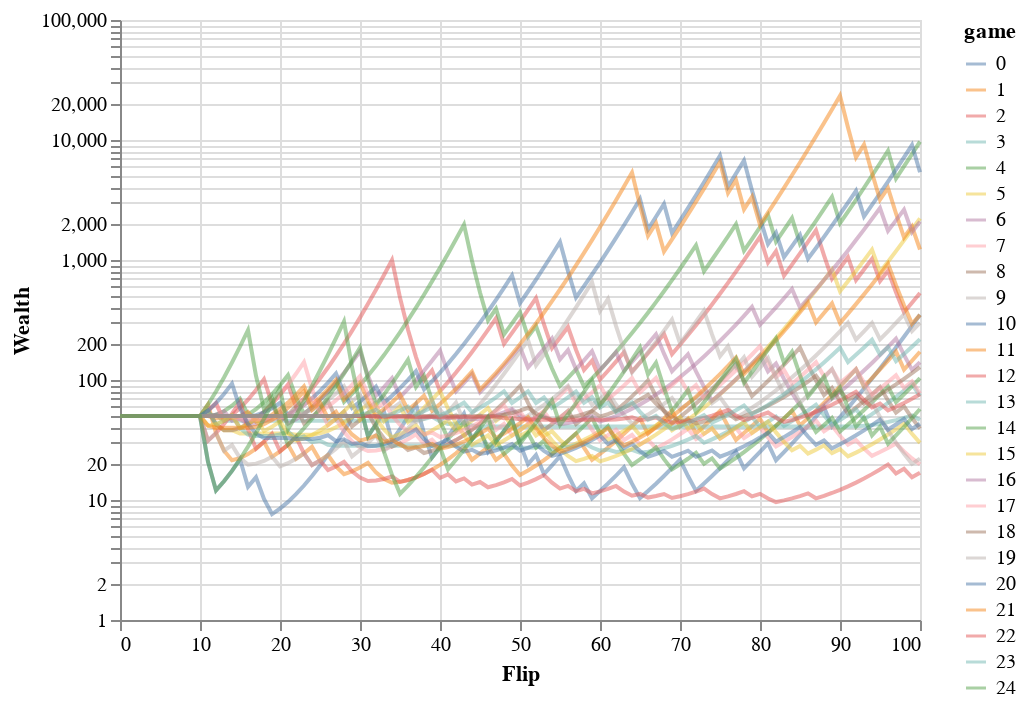

Here is the notebook cell this chart was saved with:
### Code cell
kelly_w_bayes_estimate = create_bayes_strategy(prior, wait_time=10)(**args)

kelly_w_bayes_estimate.plot_games(n_games=25, log=True, opacity=0.5)

### Figure 1 — Vega-Lite specification as saved in the notebook (floating-point values rounded to 4 significant figures; data arrays with more than 128 entries replaced by an {"elided": "..."} marker saying what was removed)
{"config": {"view": {"continuousWidth": 400, "continuousHeight": 300}}, "data": {"name": "data-112fa32b399de80bdb3ffe0a387939ac"}, "mark": {"type": "line", "opacity": 0.5}, "encoding": {"color": {"field": "game", "type": "nominal"}, "x": {"field": "flip", "title": "Flip", "type": "quantitative"}, "y": {"field": "wealth", "scale": {"type": "log"}, "title": "Wealth", "type": "quantitative"}}, "$schema": "https://vega.github.io/schema/vega-lite/v4.17.0.json", "datasets": {"data-112fa32b399de80bdb3ffe0a387939ac": {"elided": "2525 records"}}}
